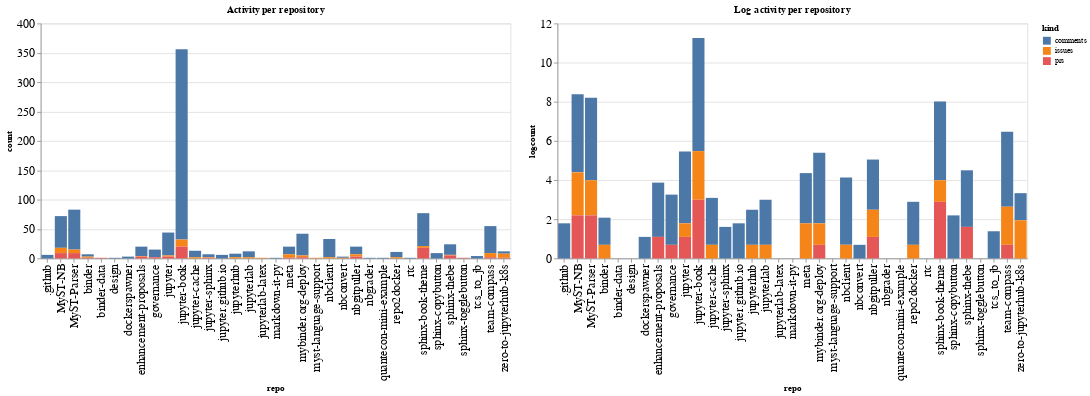

The notebook cell saved with this chart:
### Code cell
ch1 = alt.Chart(repo_summaries, width=600, title="Activity per repository").mark_bar().encode(
    x='repo',
    y='count',
    color='kind',
    tooltip="kind"
)

ch2 = alt.Chart(repo_summaries, width=600, title="Log activity per repository").mark_bar().encode(
    x='repo',
    y='logcount',
    color='kind',
    tooltip="kind"
)

ch1 | ch2

### Figure 1 — Vega-Lite specification as saved in the notebook (floating-point values rounded to 4 significant figures)
{"config": {"axisLeft": {"labelFontSize": 15}, "axisBottom": {"labelFontSize": 15}}, "hconcat": [{"mark": "bar", "encoding": {"color": {"type": "nominal", "field": "kind"}, "tooltip": {"type": "nominal", "field": "kind"}, "x": {"type": "nominal", "field": "repo"}, "y": {"type": "quantitative", "field": "count"}}, "title": "Activity per repository", "width": 600}, {"mark": "bar", "encoding": {"color": {"type": "nominal", "field": "kind"}, "tooltip": {"type": "nominal", "field": "kind"}, "x": {"type": "nominal", "field": "repo"}, "y": {"type": "quantitative", "field": "logcount"}}, "title": "Log activity per repository", "width": 600}], "data": {"name": "data-e01a57483f51b42d9072674cbc1a0b47"}, "$schema": "https://vega.github.io/schema/vega-lite/v4.8.1.json", "datasets": {"data-e01a57483f51b42d9072674cbc1a0b47": [{"repo": ".github", "kind": "comments", "count": 6, "logcount": 1.792}, {"repo": "MyST-NB", "kind": "comments", "count": 54, "logcount": 3.989}, {"repo": "MyST-NB", "kind": "issues", "count": 9, "logcount": 2.197}, {"repo": "MyST-NB", "kind": "prs", "count": 9, "logcount": 2.197}, {"repo": "MyST-Parser", "kind": "comments", "count": 68, "logcount": 4.22}, {"repo": "MyST-Parser", "kind": "issues", "count": 6, "logcount": 1.792}, {"repo": "MyST-Parser", "kind": "prs", "count": 9, "logcount": 2.197}, {"repo": "binder", "kind": "comments", "count": 4, "logcount": 1.386}, {"repo": "binder", "kind": "issues", "count": 2, "logcount": 0.6931}, {"repo": "binder", "kind": "prs", "count": 1, "logcount": 0.0}, {"repo": "binder-data", "kind": "prs", "count": 1, "logcount": 0.0}, {"repo": "design", "kind": "comments", "count": 1, "logcount": 0.0}, {"repo": "dockerspawner", "kind": "comments", "count": 3, "logcount": 1.099}, {"repo": "enhancement-proposals", "kind": "comments", "count": 16, "logcount": 2.773}, {"repo": "enhancement-proposals", "kind": "issues", "count": 1, "logcount": 0.0}, {"repo": "enhancement-proposals", "kind": "prs", "count": 3, "logcount": 1.099}, {"repo": "governance", "kind": "comments", "count": 13, "logcount": 2.565}, {"repo": "governance", "kind": "prs", "count": 2, "logcount": 0.6931}, {"repo": "jupyter", "kind": "comments", "count": 39, "logcount": 3.664}, {"repo": "jupyter", "kind": "issues", "count": 2, "logcount": 0.6931}, {"repo": "jupyter", "kind": "prs", "count": 3, "logcount": 1.099}, {"repo": "jupyter-book", "kind": "comments", "count": 324, "logcount": 5.781}, {"repo": "jupyter-book", "kind": "issues", "count": 12, "logcount": 2.485}, {"repo": "jupyter-book", "kind": "prs", "count": 20, "logcount": 2.996}, {"repo": "jupyter-cache", "kind": "comments", "count": 11, "logcount": 2.398}, {"repo": "jupyter-cache", "kind": "issues", "count": 2, "logcount": 0.6931}, {"repo": "jupyter-sphinx", "kind": "comments", "count": 5, "logcount": 1.609}, {"repo": "jupyter-sphinx", "kind": "issues", "count": 1, "logcount": 0.0}, {"repo": "jupyter-sphinx", "kind": "prs", "count": 1, "logcount": 0.0}, {"repo": "jupyter.github.io", "kind": "comments", "count": 6, "logcount": 1.792}, {"repo": "jupyterhub", "kind": "comments", "count": 6, "logcount": 1.792}, {"repo": "jupyterhub", "kind": "issues", "count": 2, "logcount": 0.6931}, {"repo": "jupyterlab", "kind": "comments", "count": 10, "logcount": 2.303}, {"repo": "jupyterlab", "kind": "issues", "count": 2, "logcount": 0.6931}, {"repo": "jupyterlab-latex", "kind": "issues", "count": 1, "logcount": 0.0}, {"repo": "markdown-it-py", "kind": "comments", "count": 1, "logcount": 0.0}, {"repo": "meta", "kind": "comments", "count": 13, "logcount": 2.565}, {"repo": "meta", "kind": "issues", "count": 6, "logcount": 1.792}, {"repo": "meta", "kind": "prs", "count": 1, "logcount": 0.0}, {"repo": "mybinder.org-deploy", "kind": "comments", "count": 37, "logcount": 3.611}, {"repo": "mybinder.org-deploy", "kind": "issues", "count": 3, "logcount": 1.099}, {"repo": "mybinder.org-deploy", "kind": "prs", "count": 2, "logcount": 0.6931}, {"repo": "myst-language-support", "kind": "issues", "count": 1, "logcount": 0.0}, {"repo": "nbclient", "kind": "comments", "count": 31, "logcount": 3.434}, {"repo": "nbclient", "kind": "issues", "count": 2, "logcount": 0.6931}, {"repo": "nbconvert", "kind": "comments", "count": 2, "logcount": 0.6931}, {"repo": "nbconvert", "kind": "issues", "count": 1, "logcount": 0.0}, {"repo": "nbgitpuller", "kind": "comments", "count": 13, "logcount": 2.565}, {"repo": "nbgitpuller", "kind": "issues", "count": 4, "logcount": 1.386}, {"repo": "nbgitpuller", "kind": "prs", "count": 3, "logcount": 1.099}, {"repo": "nbgrader", "kind": "comments", "count": 1, "logcount": 0.0}, {"repo": "quantecon-mini-example", "kind": "comments", "count": 1, "logcount": 0.0}, {"repo": "repo2docker", "kind": "comments", "count": 9, "logcount": 2.197}, {"repo": "repo2docker", "kind": "issues", "count": 2, "logcount": 0.6931}, {"repo": "rtc", "kind": "comments", "count": 1, "logcount": 0.0}, {"repo": "sphinx-book-theme", "kind": "comments", "count": 56, "logcount": 4.025}, {"repo": "sphinx-book-theme", "kind": "issues", "count": 3, "logcount": 1.099}, {"repo": "sphinx-book-theme", "kind": "prs", "count": 18, "logcount": 2.89}, {"repo": "sphinx-copybutton", "kind": "comments", "count": 9, "logcount": 2.197}, {"repo": "sphinx-thebe", "kind": "comments", "count": 18, "logcount": 2.89}, {"repo": "sphinx-thebe", "kind": "issues", "count": 1, "logcount": 0.0}, {"repo": "sphinx-thebe", "kind": "prs", "count": 5, "logcount": 1.609}, {"repo": "sphinx-togglebutton", "kind": "prs", "count": 1, "logcount": 0.0}, {"repo": "tcs_to_jb", "kind": "comments", "count": 4, "logcount": 1.386}, {"repo": "team-compass", "kind": "comments", "count": 46, "logcount": 3.829}, {"repo": "team-compass", "kind": "issues", "count": 7, "logcount": 1.946}, {"repo": "team-compass", "kind": "prs", "count": 2, "logcount": 0.6931}, {"repo": "zero-to-jupyterhub-k8s", "kind": "comments", "count": 4, "logcount": 1.386}, {"repo": "zero-to-jupyterhub-k8s", "kind": "issues", "count": 7, "logcount": 1.946}, {"repo": "zero-to-jupyterhub-k8s", "kind": "prs", "count": 1, "logcount": 0.0}]}}
